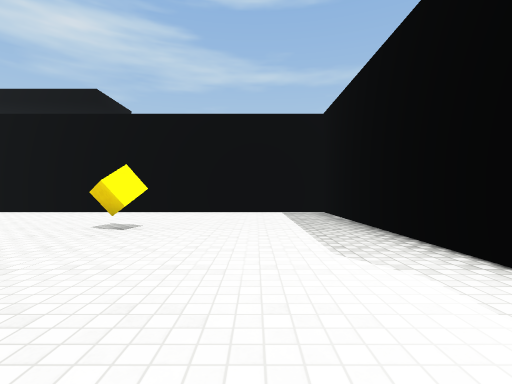
View 1 (above)

18 first-person views from a walk through a 3-D level made in the Unity game engine. The camera is 1.2 m above the floor, looks level and sees 85° across. The floor is counted in squares, 2 m on a side. Each view is taken from the middle of a square. On the plan, view 1 faces up. The plan holds only what a view shows up to about 9 squares ahead; the rest is blank. The place goes on beyond the plan. The player is left out. Door leaves are left out, so doorways stand open. Surface patterns are stand-ins for the level's own textures.

View 2
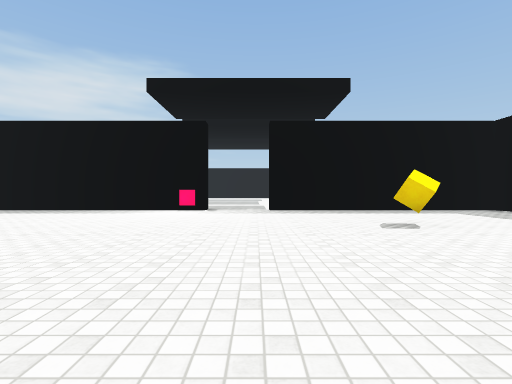

View 3
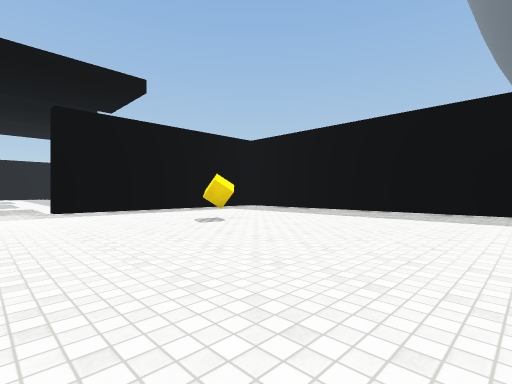

View 4
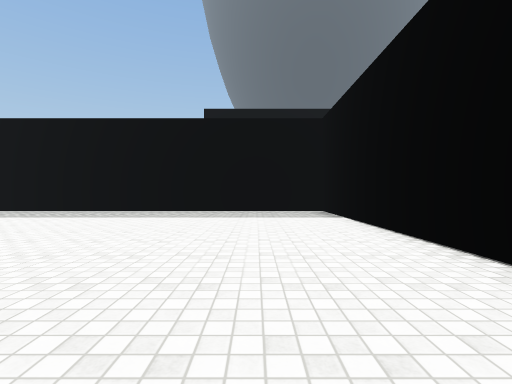

View 5
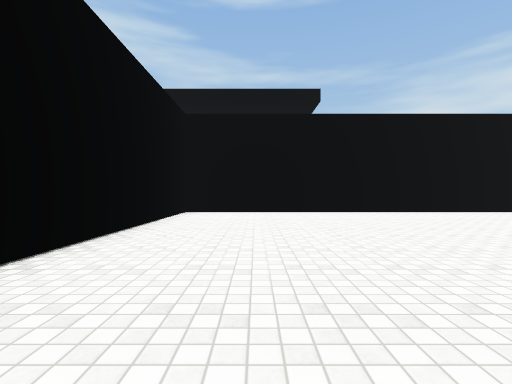

View 6
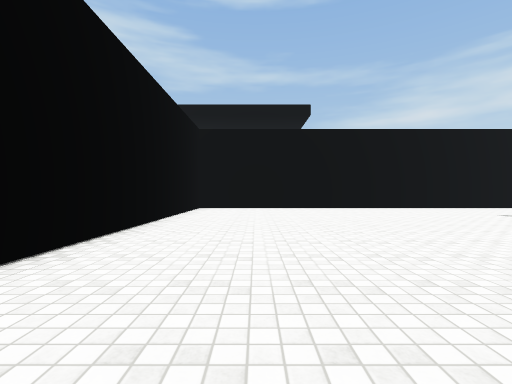

View 7
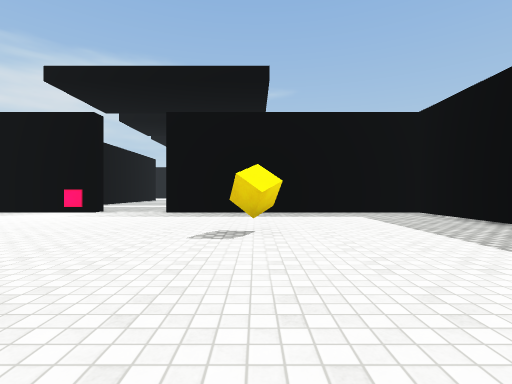

View 8
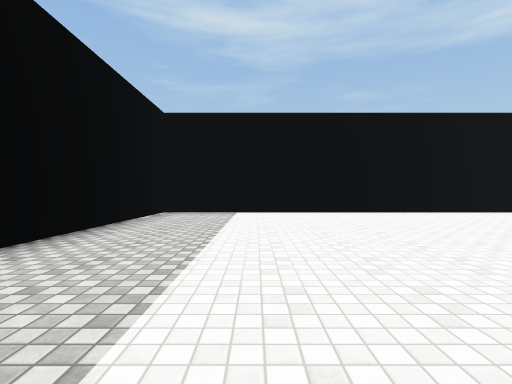

View 9
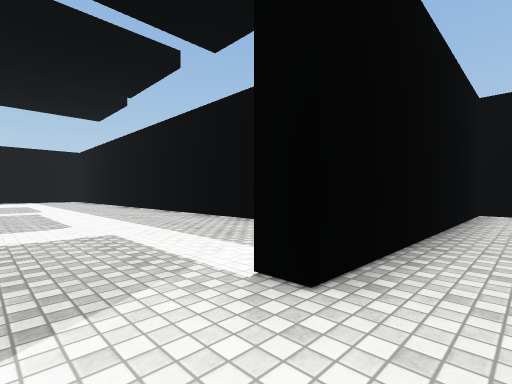

View 10
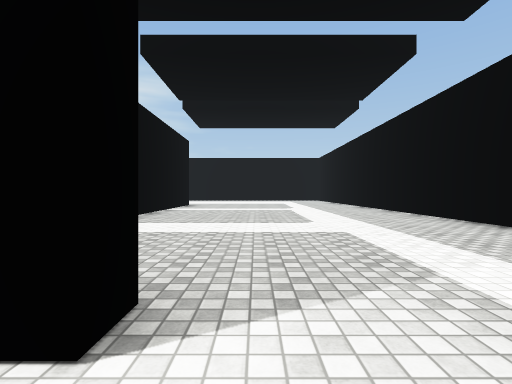

View 11
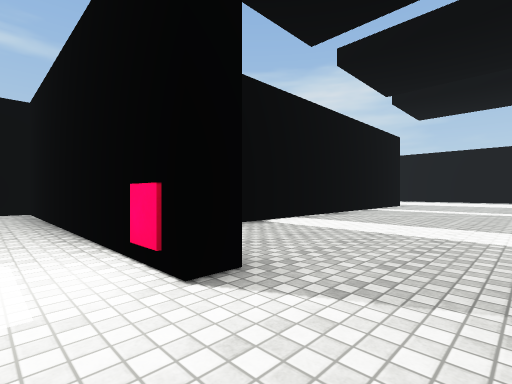

View 12
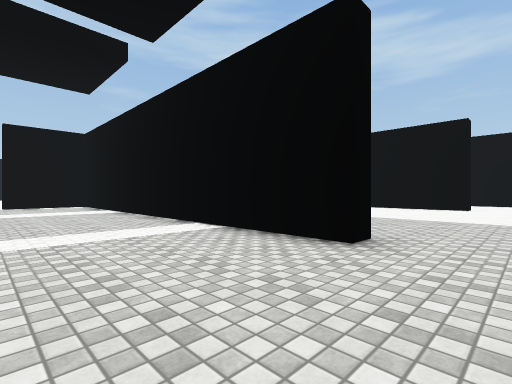

View 13
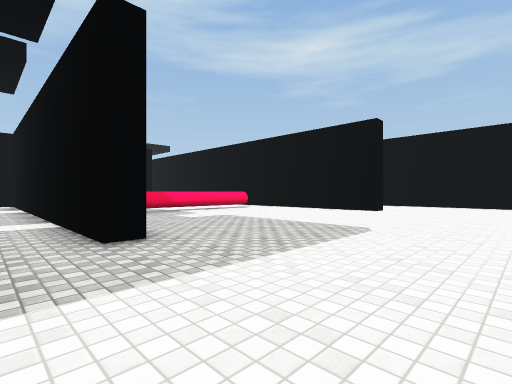

View 14
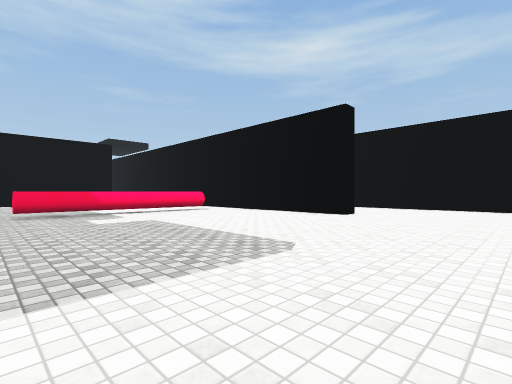

View 15
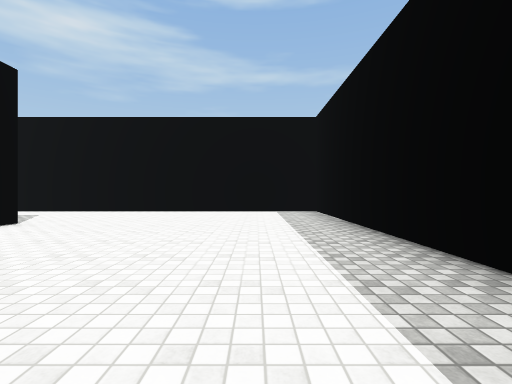

View 16
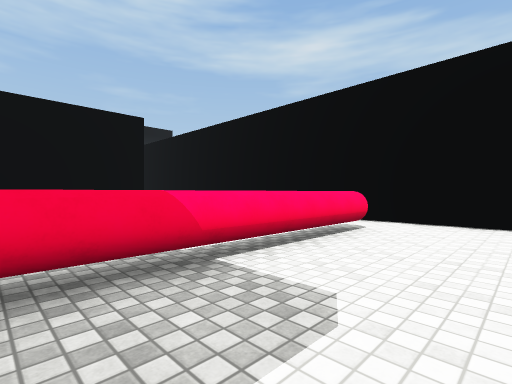

View 17
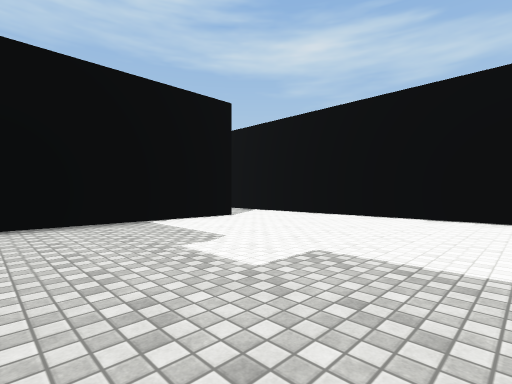

View 18
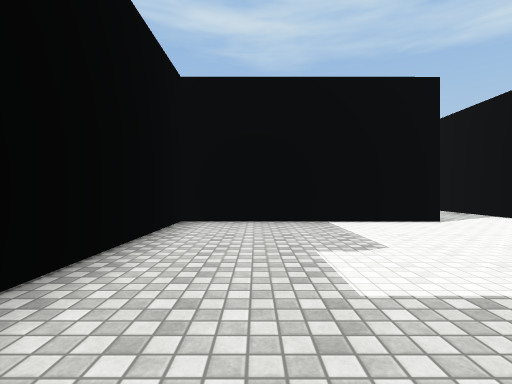

### Floor plan
Points are (right, up) in squares from view 1. A wall is a line through its corners. A room is listed if a view was taken in it or the views show most of it. See-through windows are left out.
Room 1 (views 1, 2, 3, 4, 5, 6, 7, 8, 9, 10, 11)
walls: (-11.1, 1.4) (-11.1, -8.7) (2, -8.7) (2, -1.4); (2, 0.6) (2, 8.1) (-11.1, 8.1) (-11.1, 3.2)
ways out: open door at (2, -0.5) to room 2
objects: cube (-2, -4); cube (-2, 4)
Room 2 (views 12, 13, 14, 15, 16, 17, 18)
walls: (11.5, 3) (4.9, 3); (13.5, 11.2) (13.5, 10.7) (1.9, 10.7); (2.5, 8.7) (2.5, 3.5); (5.2, -4.2) (10, -4.2); (19.8, 11.2) (19.8, 14.5) (10.7, 14.5)
low walls: (9.1, 9.5) (9.1, 4.5)
ways out: open door at (2, -0.5) to room 1; open door at (2, 9.5)

Where each view was taken, in squares from view 1:
view 1: 0 up, 0 right, facing up
view 2: 1 down, 7 left, facing right
view 3: 0 up, 7 left, facing down-right
view 4: 0 up, 9 left, facing down
view 5: 0 up, 9 left, facing up
view 6: 2 down, 9 left, facing up
view 7: 4 down, 6 left, facing right
view 8: 6 down, 3 left, facing left
view 9: 0 up, 1 right, facing down-right
view 10: 0 up, 1 right, facing right
view 11: 1 down, 1 right, facing up-right
view 12: 0 up, 15 right, facing up-left
view 13: 2 up, 17 right, facing up-left
view 14: 4 up, 17 right, facing up-left
view 15: 6 up, 18 right, facing up
view 16: 5 up, 11 right, facing up-left
view 17: 4 up, 8 right, facing up-left
view 18: 5 up, 8 right, facing left
